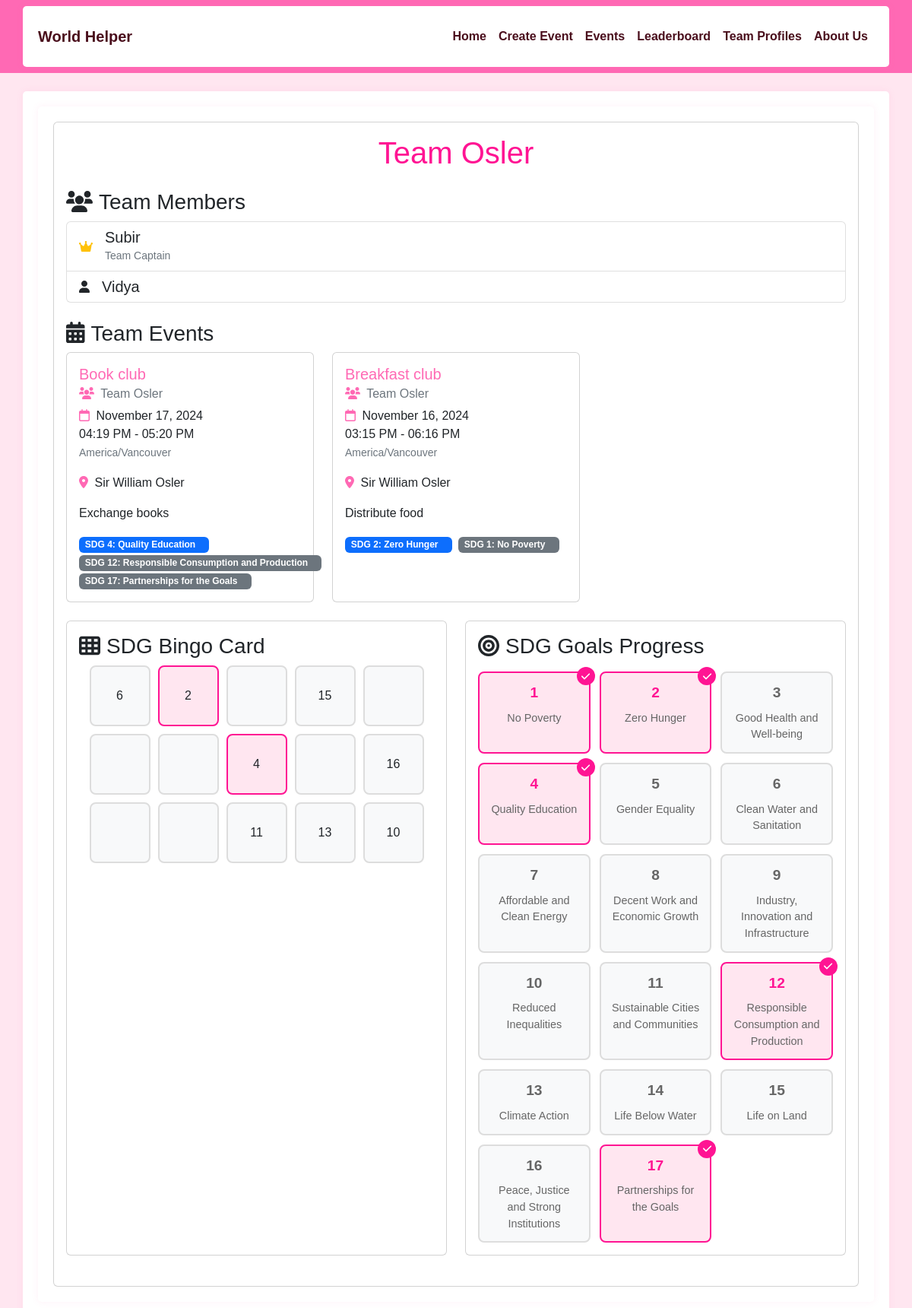
Before: /team/1 with the older database file.
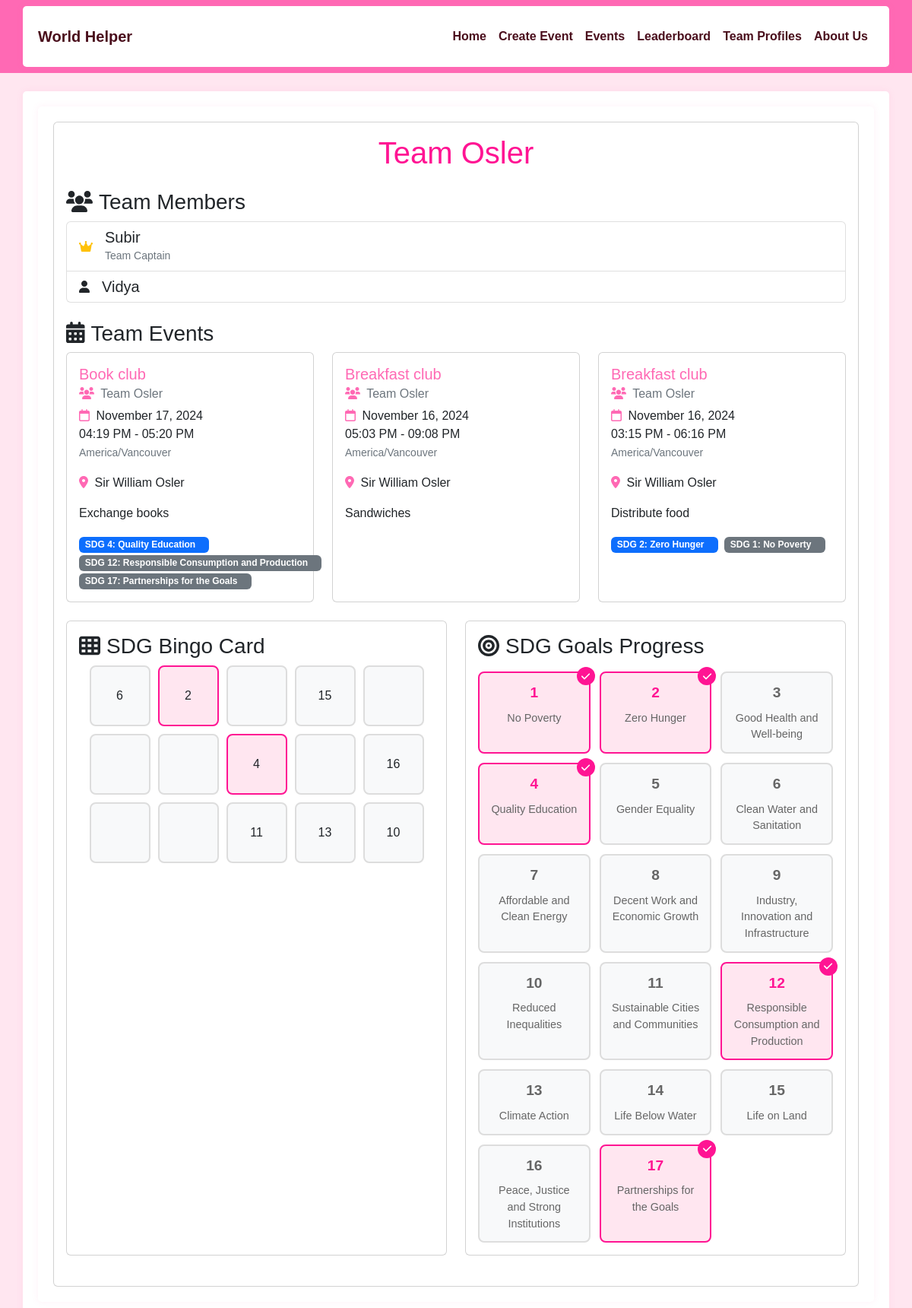
After: the same page with the newer database file.
### app/models.py (models this page shows)
class TeamMember(db.Model):
    id = db.Column(db.Integer, primary_key=True)
    name = db.Column(db.String(64), nullable=False)
    team_id = db.Column(db.Integer, db.ForeignKey('team.id'), nullable=False)
    is_captain = db.Column(db.Boolean, default=False)
    __table_args__ = (
        db.UniqueConstraint('team_id', 'name', name='unique_member_per_team'),
    )

class Event(db.Model):
    id = db.Column(db.Integer, primary_key=True)
    title = db.Column(db.String(100), nullable=False)
    description = db.Column(db.Text(1000))
    start_date = db.Column(db.DateTime, nullable=False)
    end_date = db.Column(db.DateTime, nullable=False)
    timezone = db.Column(db.String(50), nullable=False)
    location = db.Column(db.String(100))
    team_id = db.Column(db.Integer, db.ForeignKey('team.id'), nullable=False)
    sdg_goals = db.Column(JSONType)
    created_at = db.Column(db.DateTime, default=datetime.utcnow)

class Team(db.Model):
    id = db.Column(db.Integer, primary_key=True)
    team_phrase = db.Column(db.String(100), nullable=False)
    name = db.Column(db.String(64), nullable=False)
    members = db.relationship('TeamMember', backref='team', lazy='dynamic')
    events = db.relationship('Event', backref='team', lazy='dynamic')
    bingo_card = db.relationship('BingoCard', backref='team', uselist=False)

### app/main/routes.py (the view)
@bp.route('/team/<int:team_id>')
def team(team_id):
    team = Team.query.get_or_404(team_id)
    events = team.events.order_by(Event.start_date.desc()).all()
    bingo_card = BingoCard.query.filter_by(team_id=team_id).first()
    team_sdg_goals = set()
    for event in events:
        if event.sdg_goals and 'goals' in event.sdg_goals:
            team_sdg_goals.update(event.sdg_goals['goals'])
    all_sdg_goals = [
        {
            'number': i,
            'description': SDG_DESCRIPTIONS[i],
            'achieved': i in team_sdg_goals
        } for i in range(1, 18)
    ]
    return render_template('team.html',
                         team=team,
                         events=events,
                         bingo_card=bingo_card,
                         sdg_descriptions=SDG_DESCRIPTIONS,
                         all_sdg_goals=all_sdg_goals)

### app/main/routes.py (called while the page is built)
@bp.context_processor
def utility_processor():
    return dict(SDG_DESCRIPTIONS=SDG_DESCRIPTIONS)

### app/models.py (called while the page is built)
    def process_result_value(self, value, dialect):
        if value is None:
            return None
        return json.loads(value)

### app/templates/team.html (shortened to what the changed rows need)
{% extends "base.html" %}
{% block content %}
<div class="container">
    <div class="card">
        <div class="card-body">
            <h1 class="card-title text-center mb-4">{{ team.name }}</h1>
            <div class="mb-4">
                <div class="list-group">
                    {% for member in team.members %}
                    <div class="list-group-item">
                        <div class="d-flex align-items-center">
                            <i class="fas {% if member.is_captain %}fa-crown text-warning{% else %}fa-user{% endif %} me-3"></i>
                            <div>
                                <h5 class="mb-0">{{ member.name }}</h5>
                                {% if member.is_captain %}
                                <small class="text-muted">Team Captain</small>
                                {% endif %}
                            </div>
                        </div>
                    </div>
                    {% endfor %}
                </div>
            </div>
            <div class="mb-4">
                {% if events %}
                <div class="row row-cols-1 row-cols-md-2 row-cols-lg-3 g-4">
                    {% for event in events %}
                    <div class="col">
                        <div class="card h-100">
                            <div class="card-body">
                                <h5 class="card-title" style="color: #FF69B4;">{{ event.title }}</h5>
                                <h6 class="card-subtitle mb-2 text-muted">
                                    <i class="fas fa-users me-1" style="color: #FF69B4;"></i>
                                    {{ event.team.name }}
                                </h6>
                                <p class="card-text">
                                    <i class="far fa-calendar me-1" style="color: #FF69B4;"></i>
                                    {% if event.start_date.date() == event.end_date.date() %}
                                        {{ event.start_date.strftime('%B %d, %Y') }}<br>
                                        {{ event.start_date.strftime('%I:%M %p') }} - {{ event.end_date.strftime('%I:%M %p') }}
                                    {% else %}
                                        {{ event.start_date.strftime('%B %d, %Y %I:%M %p') }} -<br>
                                        {{ event.end_date.strftime('%B %d, %Y %I:%M %p') }}
                                    {% endif %}
                                    <br>
                                    <small class="text-muted">{{ event.timezone }}</small>
                                </p>
                                {% if event.location %}
                                <p class="card-text">
                                    <i class="fas fa-map-marker-alt me-1" style="color: #FF69B4;"></i>
                                    {{ event.location }}
                                </p>
                                {% endif %}
                                {% if event.description %}
                                <p class="card-text">{{ event.description }}</p>
                                {% endif %}
                                {% if event.sdg_goals %}
                                <div class="mt-2">
                                    {% for goal in event.sdg_goals.goals %}
                                    <span class="badge {% if goal == event.sdg_goals.primary %}bg-primary{% else %}bg-secondary{% endif %} me-1">
                                        SDG {{ goal }}: {{ sdg_descriptions[goal] }}
                                    </span>
                                    {% endfor %}
                                </div>
                                {% endif %}
                            </div>
                        </div>
                    </div>
                    {% endfor %}
                </div>
                {% else %}
                <p class="text-muted">No events created yet.</p>
                {% endif %}
            </div>
            <div class="row mb-4">
                <div class="col-md-6">
                    <div class="card h-100">
                        <div class="card-body">
                            {% if bingo_card %}
                                <div class="bingo-grid">
                                    {% for row in bingo_card.card_numbers %}
                                        <div class="bingo-row">
                                            {% for number in row %}
                                                <div class="bingo-cell {% if number and number in bingo_card.marked_numbers %}marked{% endif %}">
                                                    {% if number %}
                                                        {{ number }}
                                                    {% endif %}
                                                </div>
                                            {% endfor %}
                                        </div>
                                    {% endfor %}
                                </div>
                            {% else %}
                                <p class="text-muted">No bingo card available.</p>
                            {% endif %}
                        </div>
                    </div>
                </div>
                <div class="col-md-6">
                    <div class="card h-100">
                        <div class="card-body">
                            <div class="sdg-goals-grid">
                                {% for goal in all_sdg_goals %}
                                <div class="sdg-goal-card {% if goal.achieved %}achieved{% endif %}">
                                    <div class="sdg-goal-number">{{ goal.number }}</div>
                                    <div class="sdg-goal-description">{{ goal.description }}</div>
                                    {% if goal.achieved %}
                                    <div class="sdg-goal-badge">
                                        <i class="fas fa-check"></i>
                                    </div>
                                    {% endif %}
                                </div>
                                {% endfor %}
                            </div>
                        </div>
                    </div>
                </div>
            </div>
        </div>
    </div>
</div>
{% endblock %}

Changed rows visible on the page:
added Event: title "Breakfast club", team.name "Team Osler", start_date "November 16, 2024", start_date "05:03 PM", end_date "09:08 PM", timezone "America/Vancouver", location "Sir William Osler", description "Sandwiches"
